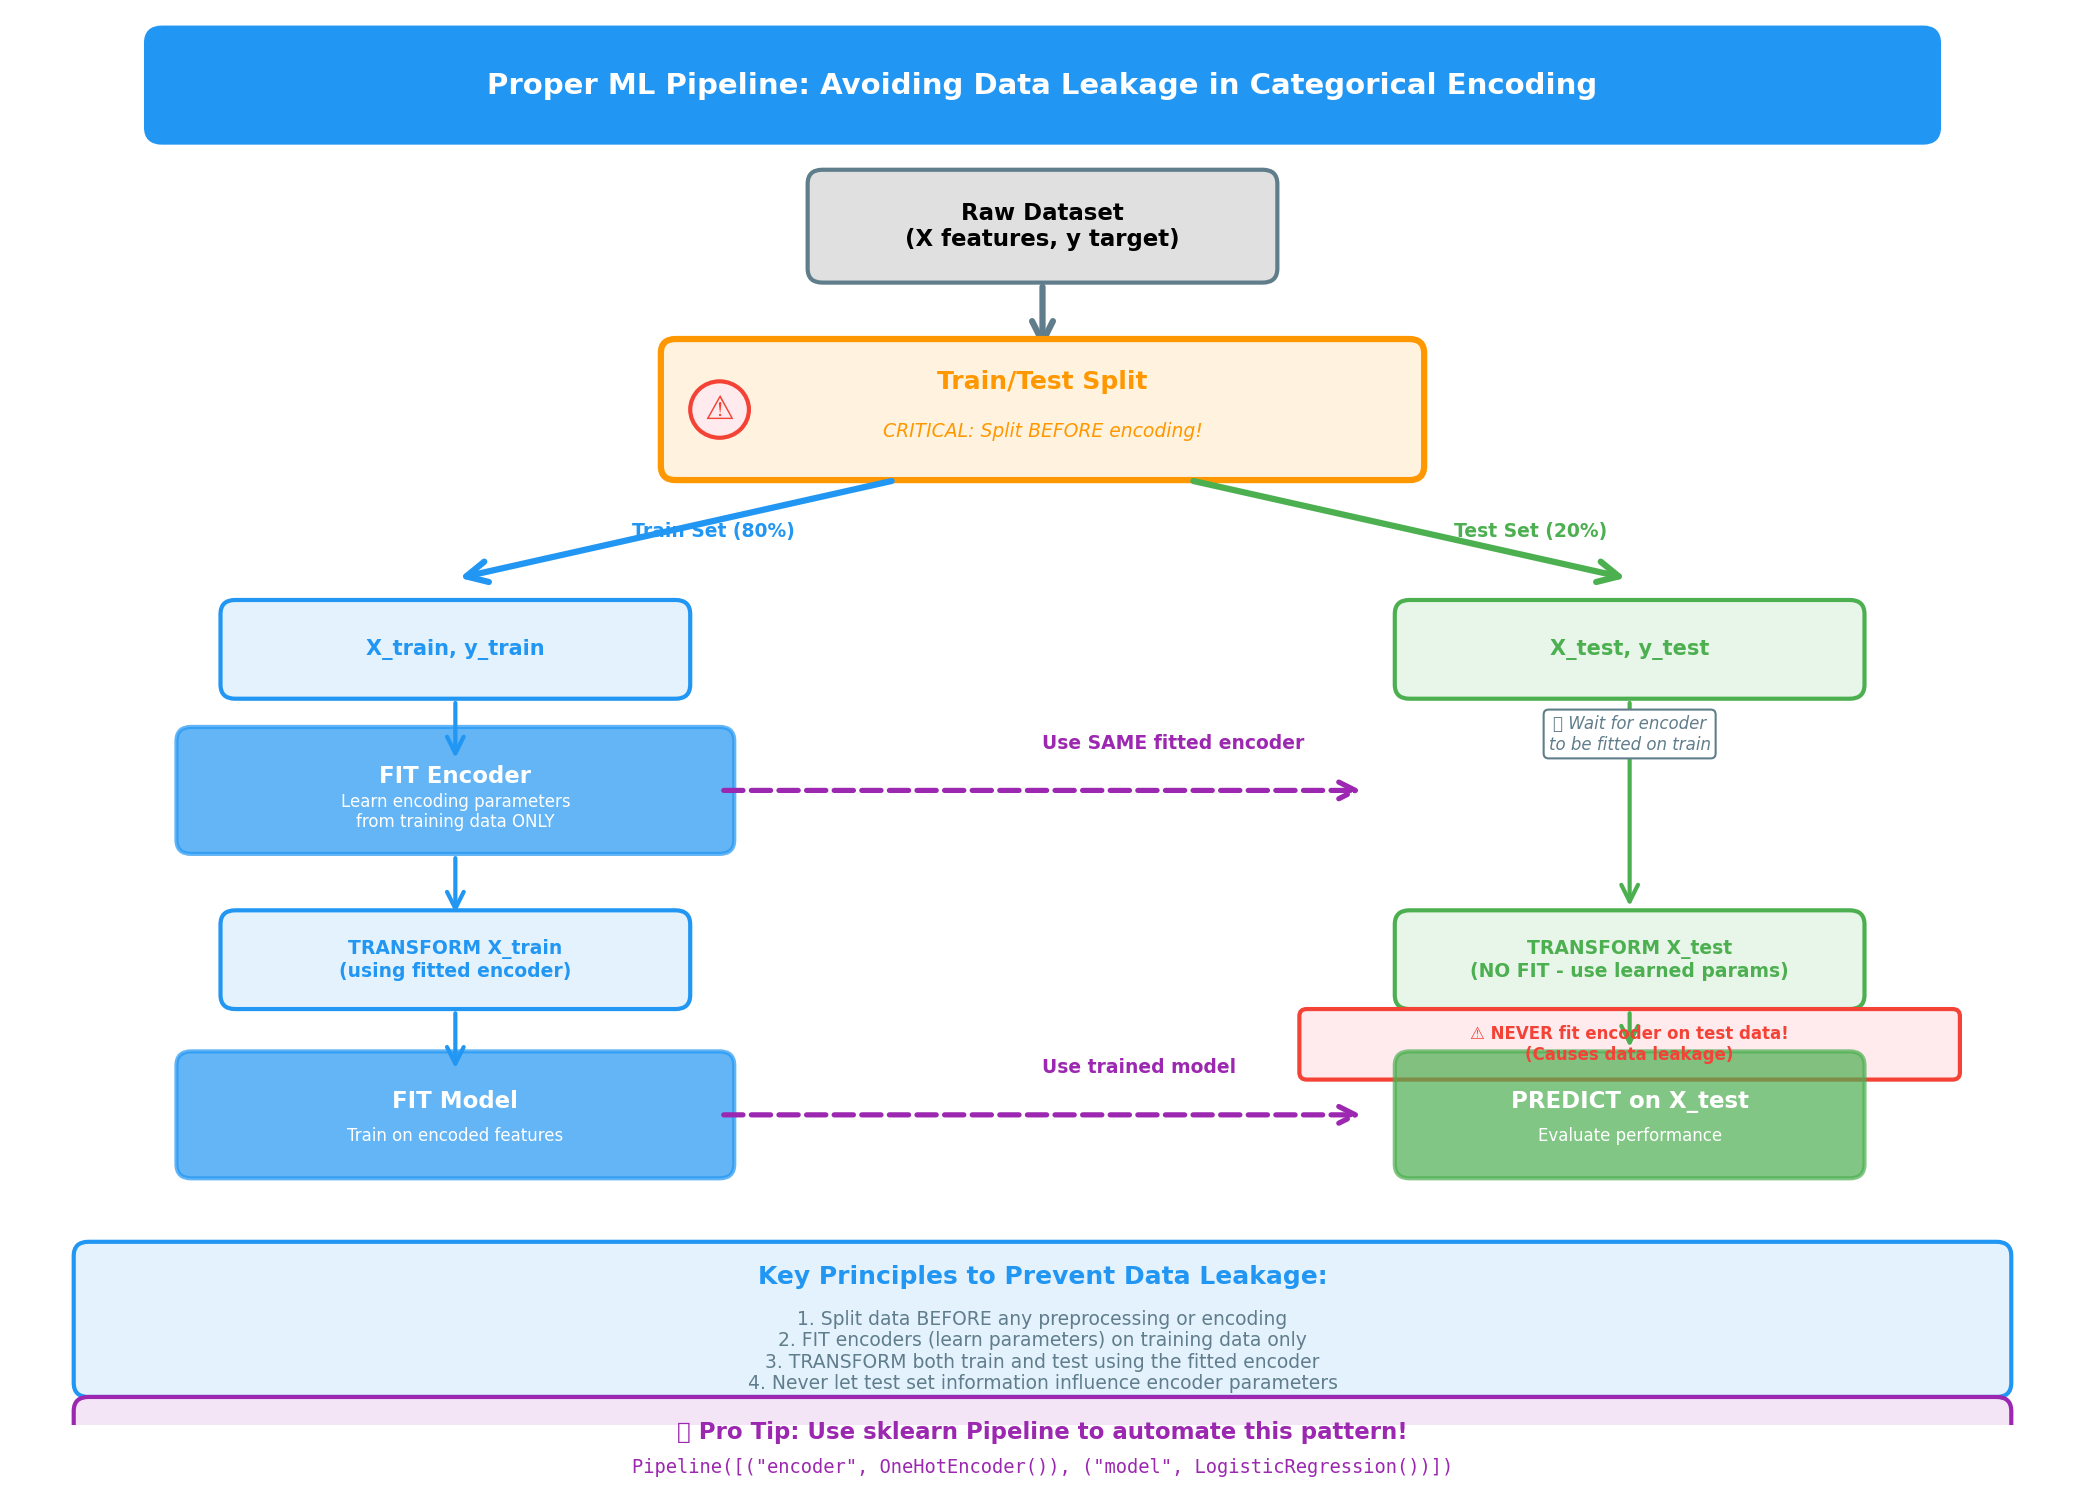

This chart was generated by the following Python code:
"""
Diagram 4: Encoding in ML Pipeline (Avoiding Data Leakage)
Flowchart showing proper pipeline to prevent data leakage
"""
import matplotlib.pyplot as plt
from matplotlib.patches import FancyBboxPatch, FancyArrowPatch, Circle
import matplotlib.patches as mpatches

# Set style
plt.rcParams['font.family'] = 'sans-serif'
plt.rcParams['font.size'] = 10

# Create figure
fig, ax = plt.subplots(figsize=(14, 10))
ax.set_xlim(0, 14)
ax.set_ylim(0, 10)
ax.axis('off')

# Color palette
blue = '#2196F3'
green = '#4CAF50'
orange = '#FF9800'
red = '#F44336'
purple = '#9C27B0'
gray = '#607D8B'

# ============ TITLE ============
title_box = FancyBboxPatch((1, 9.2), 12, 0.6,
                          boxstyle="round,pad=0.1",
                          edgecolor=blue, facecolor=blue, linewidth=3)
ax.add_patch(title_box)
ax.text(7, 9.5, 'Proper ML Pipeline: Avoiding Data Leakage in Categorical Encoding',
       ha='center', va='center', fontsize=14, weight='bold', color='white')

# ============ STEP 1: RAW DATA ============
y_pos = 8.5
box1 = FancyBboxPatch((5.5, y_pos - 0.3), 3, 0.6,
                     boxstyle="round,pad=0.1",
                     edgecolor=gray, facecolor='#E0E0E0', linewidth=2)
ax.add_patch(box1)
ax.text(7, y_pos, 'Raw Dataset\n(X features, y target)',
       ha='center', va='center', fontsize=11, weight='bold')

# Arrow down
arrow1 = FancyArrowPatch((7, y_pos - 0.4), (7, y_pos - 0.9),
                        arrowstyle='->', mutation_scale=25,
                        linewidth=3, color=gray)
ax.add_patch(arrow1)

# ============ STEP 2: TRAIN/TEST SPLIT ============
y_pos = 7.2
split_box = FancyBboxPatch((4.5, y_pos - 0.4), 5, 0.8,
                          boxstyle="round,pad=0.1",
                          edgecolor=orange, facecolor='#FFF3E0', linewidth=3)
ax.add_patch(split_box)
ax.text(7, y_pos + 0.2, 'Train/Test Split',
       ha='center', va='center', fontsize=12, weight='bold', color=orange)
ax.text(7, y_pos - 0.15, 'CRITICAL: Split BEFORE encoding!',
       ha='center', va='center', fontsize=9, style='italic', color=orange)

# Warning icon
warning_circle = Circle((4.8, y_pos), 0.2, edgecolor=red, facecolor='#FFEBEE', linewidth=2)
ax.add_patch(warning_circle)
ax.text(4.8, y_pos, '⚠', ha='center', va='center', fontsize=16, color=red)

# Split into two branches
arrow_left = FancyArrowPatch((6, y_pos - 0.5), (3, y_pos - 1.2),
                            arrowstyle='->', mutation_scale=25,
                            linewidth=3, color=blue)
ax.add_patch(arrow_left)
ax.text(4.2, y_pos - 0.9, 'Train Set (80%)', fontsize=9, weight='bold', color=blue)

arrow_right = FancyArrowPatch((8, y_pos - 0.5), (11, y_pos - 1.2),
                             arrowstyle='->', mutation_scale=25,
                             linewidth=3, color=green)
ax.add_patch(arrow_right)
ax.text(9.8, y_pos - 0.9, 'Test Set (20%)', fontsize=9, weight='bold', color=green)

# ============ LEFT BRANCH: TRAINING PIPELINE ============
y_train = 5.5

# Train data
train_box = FancyBboxPatch((1.5, y_train - 0.25), 3, 0.5,
                          boxstyle="round,pad=0.1",
                          edgecolor=blue, facecolor='#E3F2FD', linewidth=2)
ax.add_patch(train_box)
ax.text(3, y_train, 'X_train, y_train',
       ha='center', va='center', fontsize=10, weight='bold', color=blue)

# Arrow down
arrow_train1 = FancyArrowPatch((3, y_train - 0.35), (3, y_train - 0.8),
                              arrowstyle='->', mutation_scale=20,
                              linewidth=2, color=blue)
ax.add_patch(arrow_train1)

# Fit encoder
y_train2 = 4.5
fit_box = FancyBboxPatch((1.2, y_train2 - 0.35), 3.6, 0.7,
                        boxstyle="round,pad=0.1",
                        edgecolor=blue, facecolor=blue, linewidth=2, alpha=0.7)
ax.add_patch(fit_box)
ax.text(3, y_train2 + 0.1, 'FIT Encoder',
       ha='center', va='center', fontsize=11, weight='bold', color='white')
ax.text(3, y_train2 - 0.15, 'Learn encoding parameters\nfrom training data ONLY',
       ha='center', va='center', fontsize=8, color='white')

# Arrow down
arrow_train2 = FancyArrowPatch((3, y_train2 - 0.45), (3, y_train2 - 0.9),
                              arrowstyle='->', mutation_scale=20,
                              linewidth=2, color=blue)
ax.add_patch(arrow_train2)

# Transform train
y_train3 = 3.3
transform_train_box = FancyBboxPatch((1.5, y_train3 - 0.25), 3, 0.5,
                                    boxstyle="round,pad=0.1",
                                    edgecolor=blue, facecolor='#E3F2FD', linewidth=2)
ax.add_patch(transform_train_box)
ax.text(3, y_train3, 'TRANSFORM X_train\n(using fitted encoder)',
       ha='center', va='center', fontsize=9, weight='bold', color=blue)

# Arrow down
arrow_train3 = FancyArrowPatch((3, y_train3 - 0.35), (3, y_train3 - 0.8),
                              arrowstyle='->', mutation_scale=20,
                              linewidth=2, color=blue)
ax.add_patch(arrow_train3)

# Train model
y_train4 = 2.2
model_train_box = FancyBboxPatch((1.2, y_train4 - 0.35), 3.6, 0.7,
                                boxstyle="round,pad=0.1",
                                edgecolor=blue, facecolor=blue, linewidth=2, alpha=0.7)
ax.add_patch(model_train_box)
ax.text(3, y_train4 + 0.1, 'FIT Model',
       ha='center', va='center', fontsize=11, weight='bold', color='white')
ax.text(3, y_train4 - 0.15, 'Train on encoded features',
       ha='center', va='center', fontsize=8, color='white')

# ============ RIGHT BRANCH: TEST PIPELINE ============
# Test data
test_box = FancyBboxPatch((9.5, y_train - 0.25), 3, 0.5,
                         boxstyle="round,pad=0.1",
                         edgecolor=green, facecolor='#E8F5E9', linewidth=2)
ax.add_patch(test_box)
ax.text(11, y_train, 'X_test, y_test',
       ha='center', va='center', fontsize=10, weight='bold', color=green)

# Wait annotation
ax.text(11, y_train - 0.6, '⏳ Wait for encoder\nto be fitted on train',
       ha='center', va='center', fontsize=8, style='italic', color=gray,
       bbox=dict(boxstyle='round,pad=0.3', facecolor='white', edgecolor=gray, linewidth=1))

# Arrow showing encoder transfer
arrow_encoder = FancyArrowPatch((4.8, y_train2), (9.2, y_train2),
                               arrowstyle='->', mutation_scale=20,
                               linewidth=2.5, color=purple, linestyle='--')
ax.add_patch(arrow_encoder)
ax.text(7, y_train2 + 0.3, 'Use SAME fitted encoder', fontsize=9, weight='bold', color=purple)

# Arrow down from test
arrow_test1 = FancyArrowPatch((11, y_train - 0.35), (11, y_train3 + 0.35),
                             arrowstyle='->', mutation_scale=20,
                             linewidth=2, color=green)
ax.add_patch(arrow_test1)

# Transform test (NO FIT!)
transform_test_box = FancyBboxPatch((9.5, y_train3 - 0.25), 3, 0.5,
                                   boxstyle="round,pad=0.1",
                                   edgecolor=green, facecolor='#E8F5E9', linewidth=2)
ax.add_patch(transform_test_box)
ax.text(11, y_train3, 'TRANSFORM X_test\n(NO FIT - use learned params)',
       ha='center', va='center', fontsize=9, weight='bold', color=green)

# Critical note
critical_box = FancyBboxPatch((8.8, y_train3 - 0.8), 4.4, 0.4,
                             boxstyle="round,pad=0.05",
                             edgecolor=red, facecolor='#FFEBEE', linewidth=2)
ax.add_patch(critical_box)
ax.text(11, y_train3 - 0.6, '⚠ NEVER fit encoder on test data!\n(Causes data leakage)',
       ha='center', va='center', fontsize=8, weight='bold', color=red)

# Arrow down
arrow_test2 = FancyArrowPatch((11, y_train3 - 0.35), (11, y_train4 + 0.45),
                             arrowstyle='->', mutation_scale=20,
                             linewidth=2, color=green)
ax.add_patch(arrow_test2)

# Arrow showing model transfer
arrow_model = FancyArrowPatch((4.8, y_train4), (9.2, y_train4),
                             arrowstyle='->', mutation_scale=20,
                             linewidth=2.5, color=purple, linestyle='--')
ax.add_patch(arrow_model)
ax.text(7, y_train4 + 0.3, 'Use trained model', fontsize=9, weight='bold', color=purple)

# Predict on test
predict_box = FancyBboxPatch((9.5, y_train4 - 0.35), 3, 0.7,
                            boxstyle="round,pad=0.1",
                            edgecolor=green, facecolor=green, linewidth=2, alpha=0.7)
ax.add_patch(predict_box)
ax.text(11, y_train4 + 0.1, 'PREDICT on X_test',
       ha='center', va='center', fontsize=11, weight='bold', color='white')
ax.text(11, y_train4 - 0.15, 'Evaluate performance',
       ha='center', va='center', fontsize=8, color='white')

# ============ BOTTOM: KEY PRINCIPLES ============
y_bottom = 0.8
principle_box = FancyBboxPatch((0.5, y_bottom - 0.5), 13, 0.9,
                              boxstyle="round,pad=0.1",
                              edgecolor=blue, facecolor='#E3F2FD', linewidth=2)
ax.add_patch(principle_box)

ax.text(7, y_bottom + 0.25, 'Key Principles to Prevent Data Leakage:',
       ha='center', va='center', fontsize=12, weight='bold', color=blue)

principles = [
    "1. Split data BEFORE any preprocessing or encoding",
    "2. FIT encoders (learn parameters) on training data only",
    "3. TRANSFORM both train and test using the fitted encoder",
    "4. Never let test set information influence encoder parameters"
]

for i, principle in enumerate(principles):
    ax.text(7, y_bottom - 0.05 - i * 0.15, principle,
           ha='center', va='center', fontsize=9, color=gray)

# ============ SKLEARN PIPELINE SHORTCUT ============
y_sklearn = -0.2
sklearn_box = FancyBboxPatch((0.5, y_sklearn - 0.4), 13, 0.7,
                            boxstyle="round,pad=0.1",
                            edgecolor=purple, facecolor='#F3E5F5', linewidth=2)
ax.add_patch(sklearn_box)

ax.text(7, y_sklearn + 0.15, '💡 Pro Tip: Use sklearn Pipeline to automate this pattern!',
       ha='center', va='center', fontsize=11, weight='bold', color=purple)
ax.text(7, y_sklearn - 0.1, 'Pipeline([("encoder", OneHotEncoder()), ("model", LogisticRegression())])',
       ha='center', va='center', fontsize=9, family='monospace', color=purple)

plt.tight_layout()
plt.savefig('/home/chirag/ds-book/book/course-03-eda-features/ch14-categorical-features/diagrams/04_pipeline_leakage.png',
           dpi=150, bbox_inches='tight', facecolor='white')
print("✓ Diagram 4 saved: 04_pipeline_leakage.png")
